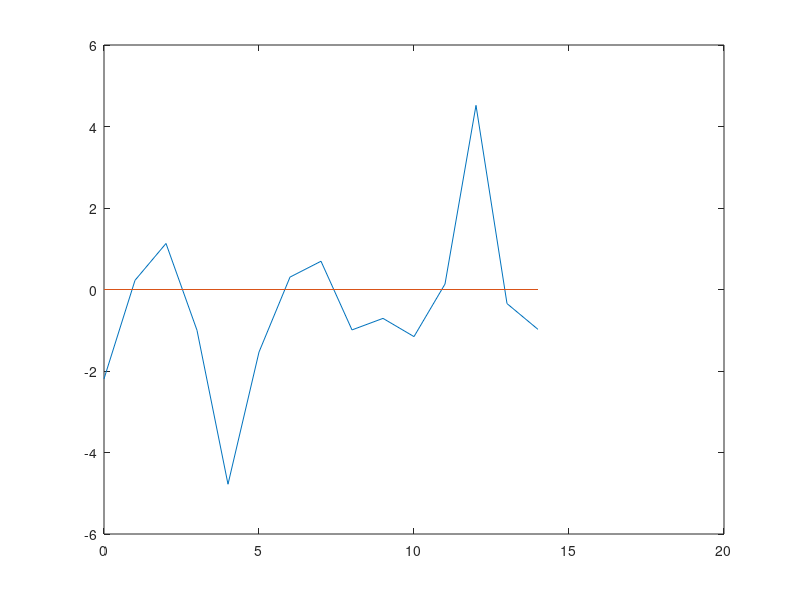
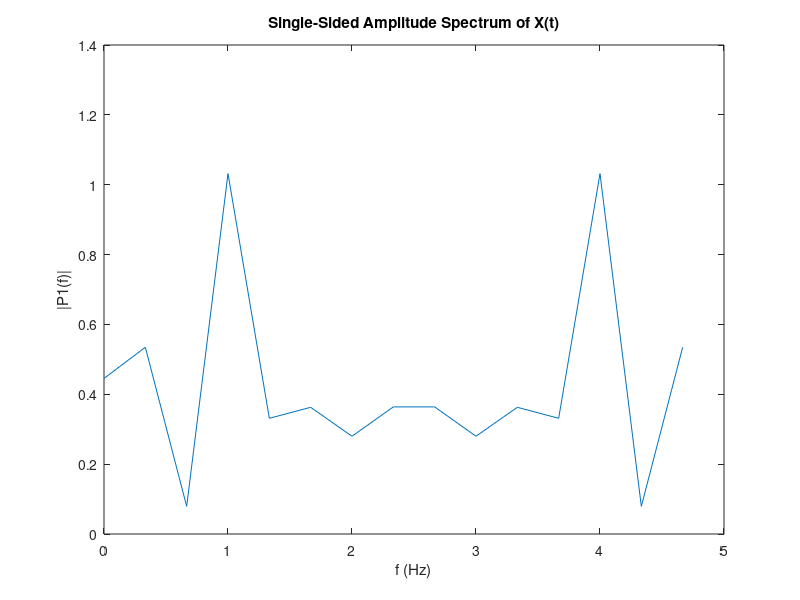
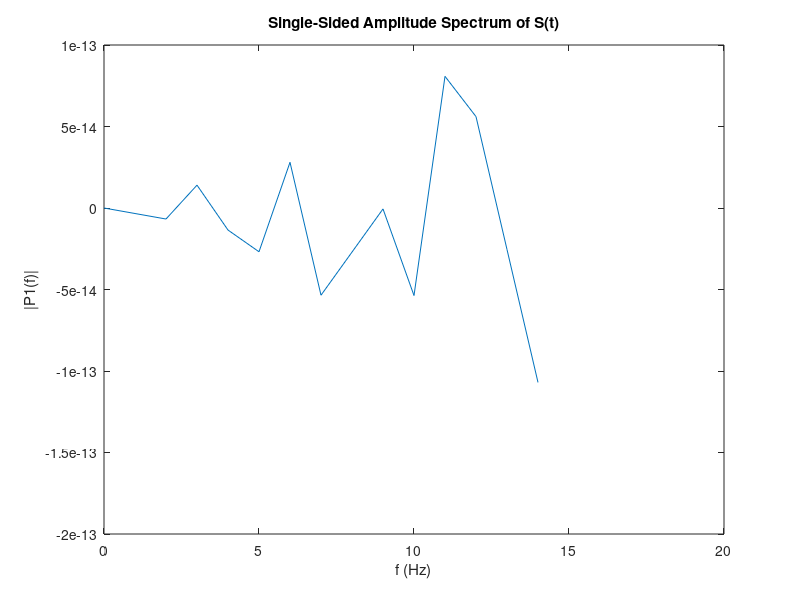

Reproduce these figures in MATLAB, in order.
frecuencia = 5;
periodo = 1/frecuencia;
longitud = 15;
t = (0:longitud-1)*periodo;
S = sin(2*pi*t*20)+1.4*sin(2*pi*t*35);
X = S + 2*randn(size(t));

figure(1)
plot(frecuencia*t, X)
hold on
plot(frecuencia*t, S)
hold off


figure(2)
Y = fft(X);
P2 = abs(Y/longitud);
P1 = P2(1:longitud/2+1);
P1(2:end-1) = 2*P1(2:end-1);
f = frecuencia*(0:longitud-1)/longitud;
plot(f,P2) 
title('Single-Sided Amplitude Spectrum of X(t)')
xlabel('f (Hz)')
ylabel('|P1(f)|')

umbral = 35;
for i = 1:1:size(P1, 2)
    if P1(1, i) < umbral
        Y(1, i) = Y(1, i)*0;
    end
    Y(1, size(Y, 2)-i+1) = Y(1, i);
end
inv = ifft(Y);
% plot(frecuencia*t, inv)

figure(3)
Y = fft(S);
inv = ifft(Y);
plot(frecuencia*t, S)
P2 = abs(Y/longitud);
P1 = P2(1:longitud/2+1);
P1(2:end-1) = 2*P1(2:end-1);

%plot(f,P1) 
title('Single-Sided Amplitude Spectrum of S(t)')
xlabel('f (Hz)')
ylabel('|P1(f)|')
